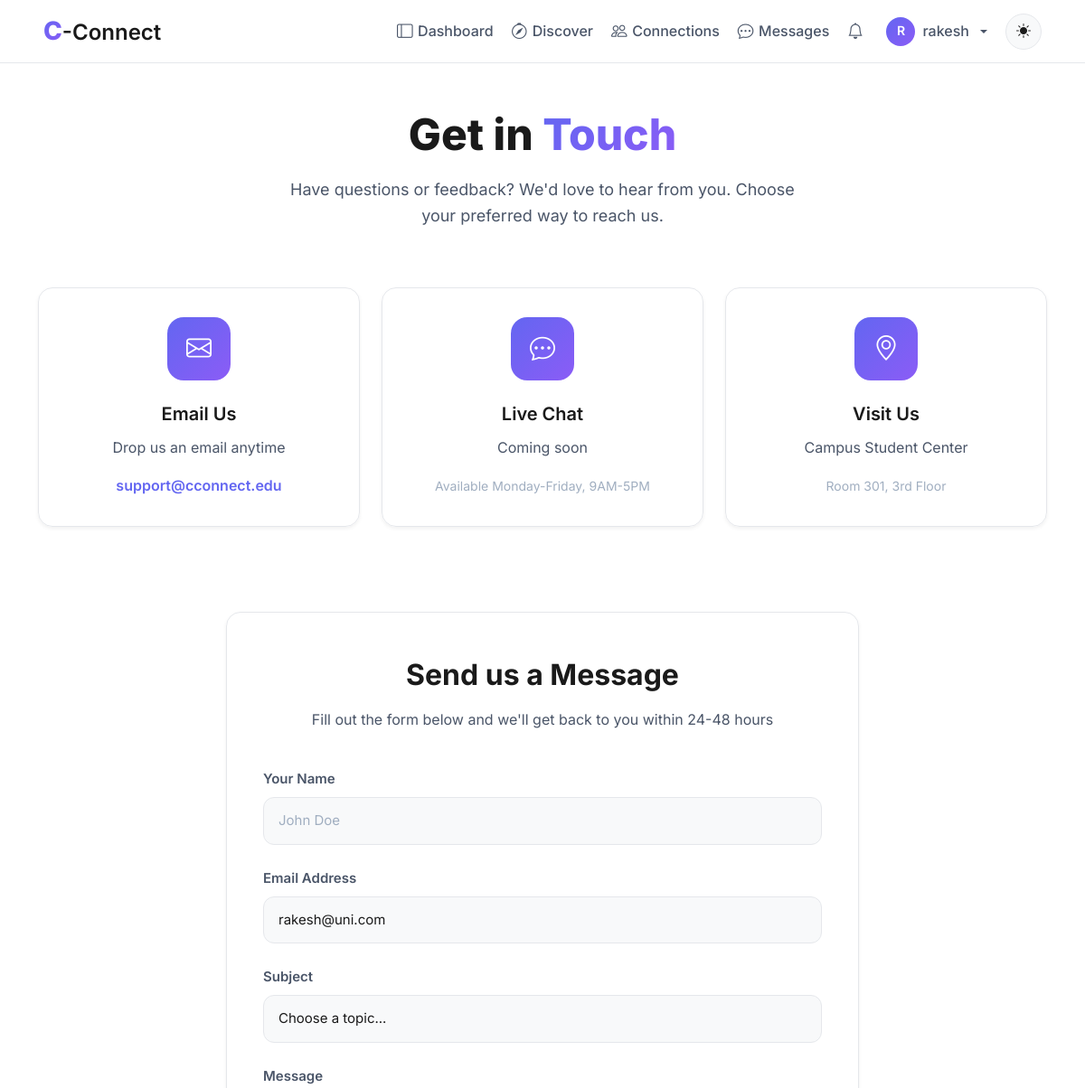
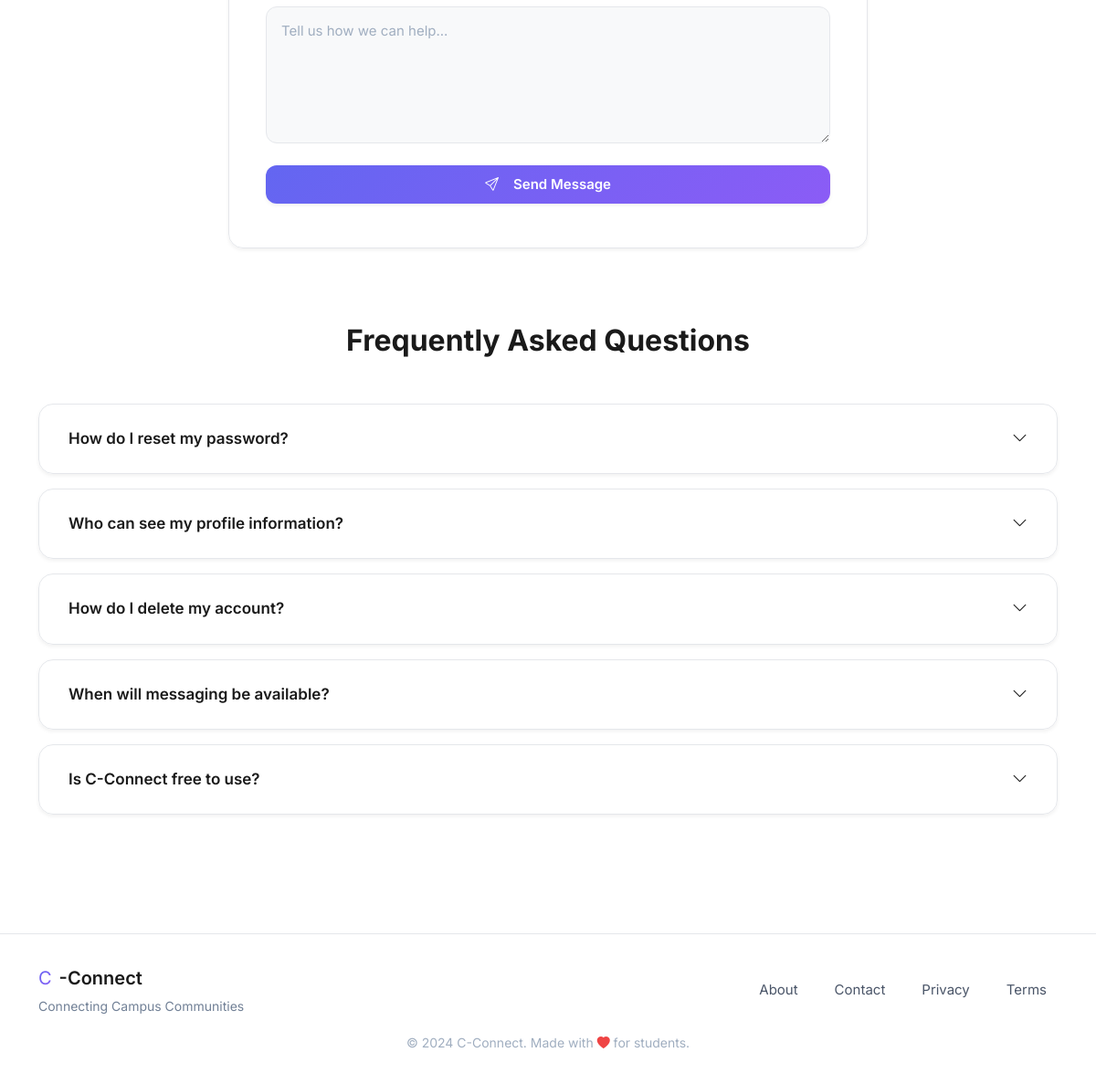
The page /contact (signed in) on the database its author committed (2 pictures, top to bottom).
### models.py (models this page shows, shortened)
class User(UserMixin, db.Model):
    id = db.Column(db.Integer, primary_key=True, autoincrement=True)  # Unique identifier
    username = db.Column(db.String(100), nullable=False)  # Name of the user (later can add this unique if needed)
    email = db.Column(db.String(120), nullable=False, unique=True)  # Email of the user
    password = db.Column(db.String(200), nullable=False)  # Passwords not hashed yet (done in setup_db.py)
    created_at = db.Column(db.DateTime, default=db.func.now())  # Timestamp of account creation
    last_login = db.Column(db.DateTime, nullable=True)  # Timestamp of last login
    pass

### blueprints/main/routes.py (the view)
@main.route('/contact')
def contact():
    if current_user.is_authenticated:
        return render_template('main/contact.html', name=current_user.username)
    return render_template('main/contact.html', name='Guest')

### blueprints/main/templates/main/contact.html (shortened to what this page needs)
{% extends "base.html" %}
{% block body %}
<div class="contact-container">
    <div class="container">
        <div class="contact-header animate-on-scroll">
            <h1 class="contact-title">
                Get in <span class="text-gradient">Touch</span>
            </h1>
            <p class="contact-subtitle">
                Have questions or feedback? We'd love to hear from you. Choose your preferred way to reach us.
            </p>
        </div>
        <div class="contact-methods">
            <div class="contact-card glass-card animate-on-scroll">
                <div class="contact-icon">
                    <i class="bi bi-envelope"></i>
                </div>
                <h3 class="contact-method-title">Email Us</h3>
                <p class="contact-method-text">Drop us an email anytime</p>
                <a href="mailto:support@cconnect.edu" class="contact-method-value">
                    support@cconnect.edu
                </a>
            </div>
            <div class="contact-card glass-card animate-on-scroll">
                <div class="contact-icon">
                    <i class="bi bi-chat-dots"></i>
                </div>
                <h3 class="contact-method-title">Live Chat</h3>
                <p class="contact-method-text">Coming soon</p>
                <span style="color: var(--text-muted); font-size: 0.875rem;">
                    Available Monday-Friday, 9AM-5PM
                </span>
            </div>
            <div class="contact-card glass-card animate-on-scroll">
                <div class="contact-icon">
                    <i class="bi bi-geo-alt"></i>
                </div>
                <h3 class="contact-method-title">Visit Us</h3>
                <p class="contact-method-text">Campus Student Center</p>
                <span style="color: var(--text-muted); font-size: 0.875rem;">
                    Room 301, 3rd Floor
                </span>
            </div>
        </div>
        <div class="contact-form-section animate-on-scroll">
            <div class="form-card glass-card">
                <h2 class="form-title">Send us a Message</h2>
                <p class="form-description">
                    Fill out the form below and we'll get back to you within 24-48 hours
                </p>
                <form method="POST" action="#">
                    <div class="form-group">
                        <label for="name" class="form-label">Your Name</label>
                        <input
                            type="text"
                            class="form-control"
                            id="name"
                            name="name"
                            placeholder="John Doe"
                            required
                        >
                    </div>
                    <div class="form-group">
                        <label for="email" class="form-label">Email Address</label>
                        <input
                            type="email"
                            class="form-control"
                            id="email"
                            name="email"
                            placeholder="john.doe@campus.edu"
                            {% if current_user.is_authenticated %}
                            value="{{ current_user.email }}"
                            {% endif %}
                            required
                        >
                    </div>
                    <div class="form-group">
                        <label for="subject" class="form-label">Subject</label>
                        <select class="form-select" id="subject" name="subject" required>
                            <option value="">Choose a topic...</option>
                        </select>
                    </div>
                    <div class="form-group">
                        <label for="message" class="form-label">Message</label>
                        <textarea
                            class="form-control"
                            id="message"
                            name="message"
                            placeholder="Tell us how we can help..."
                            required
                        ></textarea>
                    </div>
                    <button type="submit" class="btn btn-primary-custom submit-btn" onclick="event.preventDefault(); window.cconnect.showToast('Thank you! Your message has been received. We\'ll get back to you soon.', 'success');">
                        <i class="bi bi-send me-2"></i>Send Message
                    </button>
                </form>
            </div>
        </div>
        <div class="faq-section">
            <h2 class="faq-title animate-on-scroll">Frequently Asked Questions</h2>
            <div class="faq-item glass-card animate-on-scroll">
                <div class="faq-question">
                    <span>How do I reset my password?</span>
                    <i class="bi bi-chevron-down"></i>
                </div>
            </div>
            <div class="faq-item glass-card animate-on-scroll">
                <div class="faq-question">
                    <span>Who can see my profile information?</span>
                    <i class="bi bi-chevron-down"></i>
                </div>
            </div>
            <div class="faq-item glass-card animate-on-scroll">
                <div class="faq-question">
                    <span>How do I delete my account?</span>
                    <i class="bi bi-chevron-down"></i>
                </div>
            </div>
            <div class="faq-item glass-card animate-on-scroll">
                <div class="faq-question">
                    <span>When will messaging be available?</span>
                    <i class="bi bi-chevron-down"></i>
                </div>
            </div>
            <div class="faq-item glass-card animate-on-scroll">
                <div class="faq-question">
                    <span>Is C-Connect free to use?</span>
                    <i class="bi bi-chevron-down"></i>
                </div>
            </div>
        </div>
    </div>
</div>
{% endblock %}

### templates/base.html (shortened to what this page needs)
<!DOCTYPE html>
<html lang="en">
<head>
    <link rel="stylesheet" href="https://cdn.jsdelivr.net/npm/bootstrap-icons@1.11.1/font/bootstrap-icons.css">
    <link href="https://cdn.jsdelivr.net/npm/bootstrap@5.3.2/dist/css/bootstrap.min.css" rel="stylesheet">
    <link rel="stylesheet" href="{{ url_for('static', filename='css/global.css') }}">
</head>
<body>
    <nav class="navbar navbar-expand-lg navbar-glass fixed-top">
        <div class="container-fluid px-lg-5 px-3">
            <a class="navbar-brand" href="{{ url_for('main.home') }}">
                <span class="brand-c">C</span><span class="brand-connect">-Connect</span>
            </a>
            <div class="collapse navbar-collapse" id="navbarNav">
                <ul class="navbar-nav ms-auto align-items-lg-center gap-1">
                    {% if current_user.is_authenticated %}
                        <li class="nav-item">
                            <a class="nav-link" href="{{ url_for('main.dashboard') }}">
                                <i class="bi bi-layout-sidebar"></i>Dashboard
                            </a>
                        </li>
                        <li class="nav-item">
                            <a class="nav-link" href="{{ url_for('main.search_page') }}">
                                <i class="bi bi-compass"></i>Discover
                            </a>
                        </li>
                        <li class="nav-item">
                            <a class="nav-link" href="{{ url_for('connections.connections_home') }}">
                                <i class="bi bi-people"></i>Connections
                            </a>
                        </li>
                        <li class="nav-item">
                            <a class="nav-link" href="{{ url_for('messages.inbox') }}">
                                <i class="bi bi-chat-dots"></i>Messages
                            </a>
                        </li>
                        <li class="nav-item position-relative">
                            <a class="nav-link" href="{{ url_for('notifications.notifications_list') }}">
                                <i class="bi bi-bell"></i>
                                {% set unread = current_user.notifications | selectattr("is_read", "equalto", False) | list %}
                            </a>
                        </li>
                        <li class="nav-item dropdown">
                            <a class="nav-link dropdown-toggle d-flex align-items-center gap-2" href="#" role="button" data-bs-toggle="dropdown">
                                <div style="width: 32px; height: 32px; border-radius: 50%; background: linear-gradient(135deg, var(--primary-color), var(--accent-color)); display: flex; align-items: center; justify-content: center; color: white; font-weight: 600; font-size: 0.875rem;">
                                    {{ current_user.username[0].upper() }}
                                </div>
                                <span class="d-none d-lg-inline">{{ current_user.username }}</span>
                            </a>
                        </li>
                    {% endif %}
                    <li class="nav-item ms-lg-2">
                        <button class="btn-theme-toggle" id="themeToggle" aria-label="Toggle theme">
                            <i class="bi bi-sun-fill" id="themeIcon"></i>
                        </button>
                    </li>
                </ul>
            </div>
        </div>
    </nav>
    <main class="main-content">
        {% block body %}{% endblock %}
    </main>
    <footer class="footer-glass">
        <div class="container">
            <div class="row align-items-center">
                <div class="col-md-6 text-center text-md-start mb-3 mb-md-0">
                    <div class="d-flex align-items-center justify-content-center justify-content-md-start gap-2">
                        <span class="brand-c" style="font-size: 1.25rem;">C</span>
                        <span class="brand-connect" style="font-size: 1.25rem;">-Connect</span>
                    </div>
                    <p class="footer-tagline mb-0">Connecting Campus Communities</p>
                </div>
                <div class="col-md-6">
                    <div class="d-flex justify-content-center justify-content-md-end gap-3 flex-wrap">
                        <a href="{{ url_for('main.about') }}" class="footer-link">About</a>
                        <a href="{{ url_for('main.contact') }}" class="footer-link">Contact</a>
                        <a href="#" class="footer-link">Privacy</a>
                        <a href="#" class="footer-link">Terms</a>
                    </div>
                </div>
            </div>
            <div class="row mt-3">
                <div class="col text-center">
                    <small class="text-muted">
                        &copy; 2024 C-Connect. Made with <i class="bi bi-heart-fill" style="color: var(--danger-color);"></i> for students.
                    </small>
                </div>
            </div>
        </div>
    </footer>
</body>
</html>

### rows shown on the page
User: username "R", username "rakesh", email "rakesh@uni.com"
